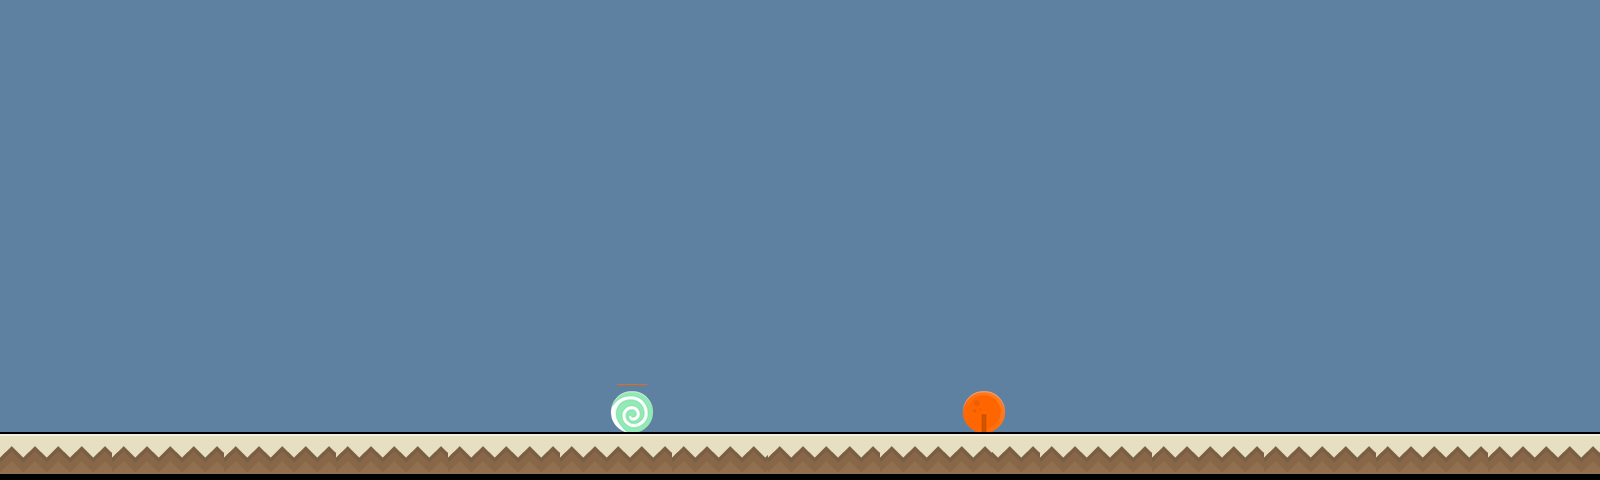

The image is a tile-based game level rendered from a .tmx file. Its description and source (layers, tilesets, objects; grid data summarised) follow:
An orthogonal 100x30 tile map with 16x16 px tiles, 2 tile layers (Capa de patrones 1, muros), 2 tilesets and 3 objects.

<map version="1.4" tiledversion="1.4.3" orientation="orthogonal" renderorder="right-down" width="100" height="30" tilewidth="16" tileheight="16" infinite="0" nextlayerid="4" nextobjectid="8">
 <tileset firstgid="1" source="ey.tsx" />
 <tileset firstgid="1501" source="borrar2.tsx" />
 <layer id="1" name="Capa de patrones 1" width="100" height="30">
  <data>[3000 cells, 3000 non-empty, 22 distinct tile ids]</data>
 </layer>
 <layer id="2" name="muros" width="100" height="30">
  <data>[3000 cells, 18 non-empty, 18 distinct tile ids]</data>
 </layer>
 <objectgroup id="3" name="Suelo">
  <object id="4" x="1.33333" y="433.333" width="1596" height="41.3333" />
  <object id="6" x="862.667" y="557.333" />
  <object id="7" x="1056" y="-34.6667" />
 </objectgroup>
</map>
